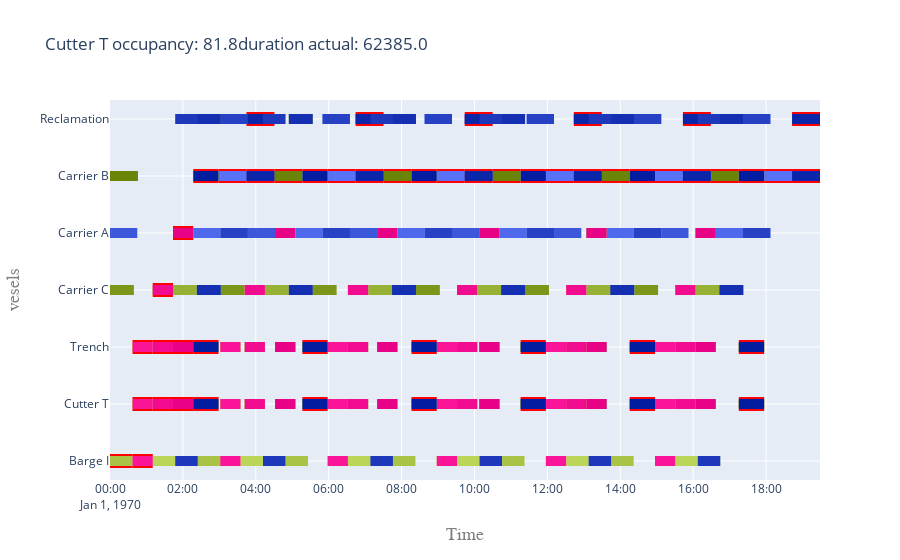

Notebook cell for this chart:
### Markdown cell above
# Visualize critical path of chosen optimal scenario

### Code cell
# For explanation of Critical Path see notebook 30
from openclsim.plot.critical_path import CpLog
my_objects = list(vessels.values()) + list(sites.values())
my_activities = list(activities.values())
my_log = CpLog(list_objects=my_objects, list_activities=my_activities)
dependencies = my_log.get_dependencies_model_based()
# dependencies = my_log.get_dependencies_log_based()
cp = my_log.mark_critical_activities(dependencies)
occupancy = occupancy_analysis(vessels, cutter_name, total_amount, vessel_cost)

t = f'{cutter_name} occupancy: ' + str(occupancy.loc[cutter_name]['occupancy [%]']) + f'duration actual: ' +\
     str(occupancy.loc[cutter_name]['duration actual'])
fig = get_gantt_chart(concepts=my_objects, critical_path=cp, id_map=activities, title=t, legend=False, ylabel='vesels')
